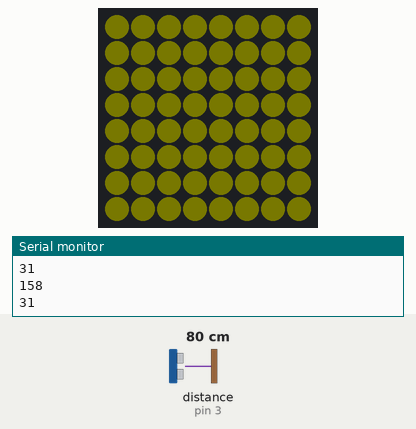
Bench run of a sketch on a simulated Arduino Uno, built with avr-gcc and run on an emulated ATmega328P. On the bench: 8×8 RGB LED matrix (first LED top left, wired row by row), the last lines printed to the serial monitor. The inputs (shaded band) are chosen by the test bench; at power-on: distance to the obstacle (sensor on pin 3) 80 cm. Dim RGB values are drawn brighter than linear.

Above: at 1.2 s.
1.3 s: distance to the obstacle (sensor on pin 3) set to 120 cm
At 2.6 s:
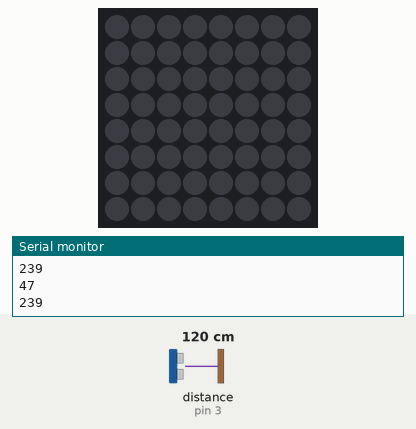
2.9 s: distance to the obstacle (sensor on pin 3) set to 2 cm
At 3.5 s:
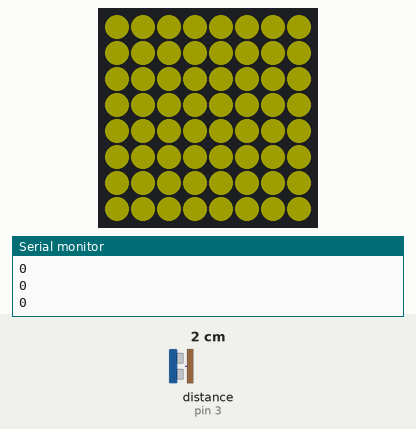
4.4 s: distance to the obstacle (sensor on pin 3) set to 4 cm
5.9 s: distance to the obstacle (sensor on pin 3) set to 250 cm
At 6.9 s:
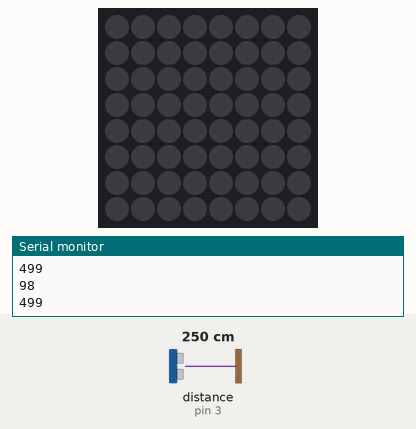
7.4 s: distance to the obstacle (sensor on pin 3) set to 5 cm
At 8.6 s:
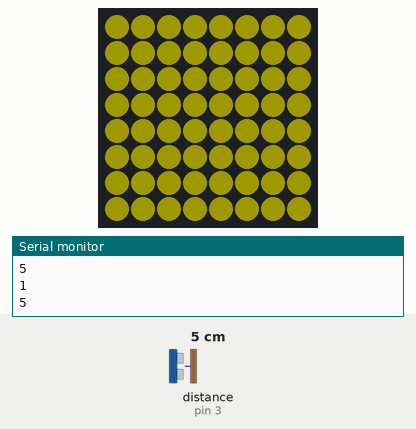
Timing chart, 0 to 9.9 s (numbered marks = the images above; inputs shaded):
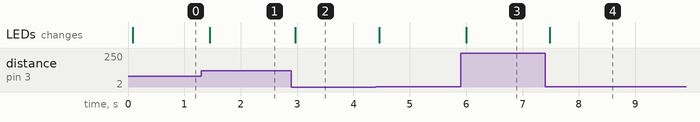

The sketch:

LironSaediNeoMatrix_Ultrasonic.ino
```cpp
#include <Adafruit_GFX.h>
#include <Adafruit_SPITFT.h>
#include <Adafruit_SPITFT_Macros.h>
#include <gfxfont.h>

#include <Adafruit_NeoMatrix.h>
#include <Ultrasonic.h>

Ultrasonic sensor(4, 3);
Adafruit_NeoMatrix matrix(8, 8, 2);

void flash()
{
  for (int i = 0; i < 8; i ++)
  {

    for (int j = 0; j < 8; j ++)
    {
      matrix.drawPixel(i, j, matrix.Color(255, 0, 0));
      matrix.show();
      delay(1);
      matrix.drawPixel(i, j, matrix.Color(255, 0, 0));
      delay(1);

    }
  }
}
void setup()
{
  matrix.begin();
  matrix.setBrightness(30);
  matrix.clear();
  Serial.begin(9600);
}

void loop()
{

  long distanceFromSensor = sensor.Ranging(0);
  delay(1);
  Serial.println(distanceFromSensor);
  int value = map(distanceFromSensor, 0, 50, 0, 255);
  Serial.println(value);

  for (int i = 0; i < 8; i++)
  {
    for (int j = 0; j < 8; j++)
    {
      matrix.drawPixel(i, j, matrix.Color(255 - value, 255 - value, 0));
    }
  }
  /*
  if (value = 3)
  {
    flash();
  }
*/
    matrix.show();
}
```

Measured:
- after the input at 1.3 s, the LEDs: change after 0.15 s (image 1)
- after the input at 2.9 s, the LEDs: change after 0.07 s (image 2)
- after the input at 5.9 s, the LEDs: change after 0.10 s (image 3)
- after the input at 7.4 s, the LEDs: change after 0.08 s (image 4)
